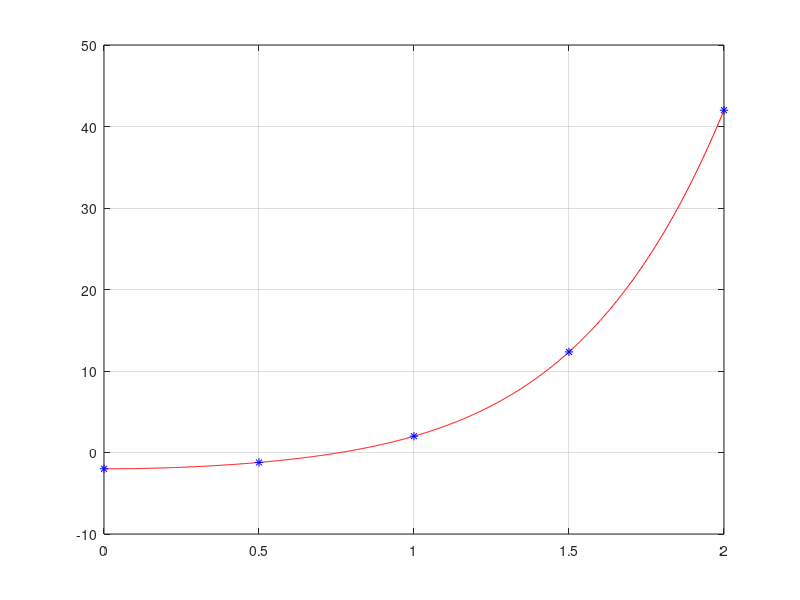

Write MATLAB code to recreate this figure.
%Defino el vector de los coef del pol
pol = [1 0 0 3 0 -2];
%Defino los intervalos
x = 0:1/401:2;
y = 0:0.5:2;
%Inicializo en cero los vectores para darles un tamaño y evitar error de
%tamaño
value = zeros([length(x), 1]);
value_y = zeros([length(y), 1]);
j = 1;

for i=x
    value(j) = polyval(pol,i);
    j = j + 1;
end
j = 1;
for i=y
    value_y(j) = polyval(pol,i);
    j = j + 1;
end
%Grafico
plot(x, value, 'r', y, value_y, 'b*'), grid on